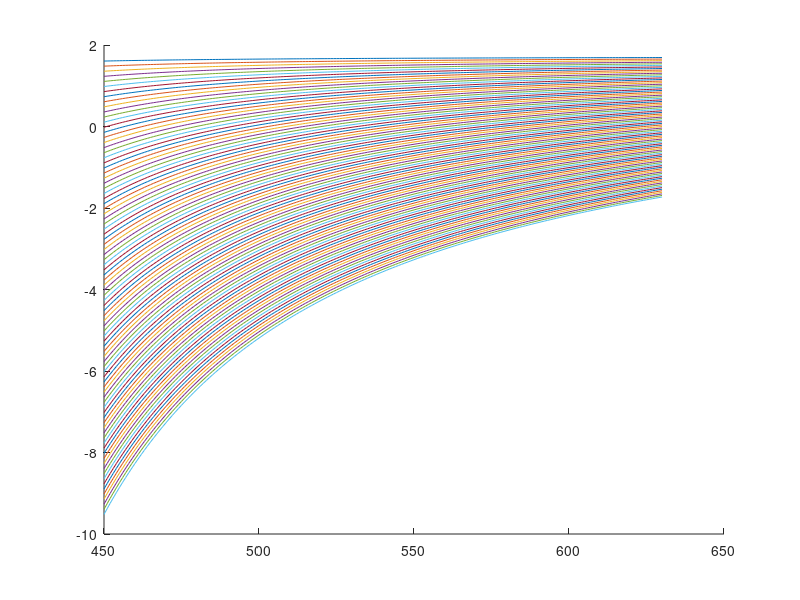

The MATLAB source for this figure:
%%

q1 = 1.7312;
% q2 = 0.63346;
% q3 = 0.21410;
q2 = 0.01:0.01:0.9;
q3 = 0.37;
wave = 450:630;

% This is the human defocus as a function of wavelength. This formula
% converts the wave in nanometers to wave in microns. D is in diopters.
figure;
hold on;
for i = 1:length(q2)
    D = q1 - (q2(i) ./ (wave * 1e-3 - q3));
    plot(wave,D);
end

%%

clear;